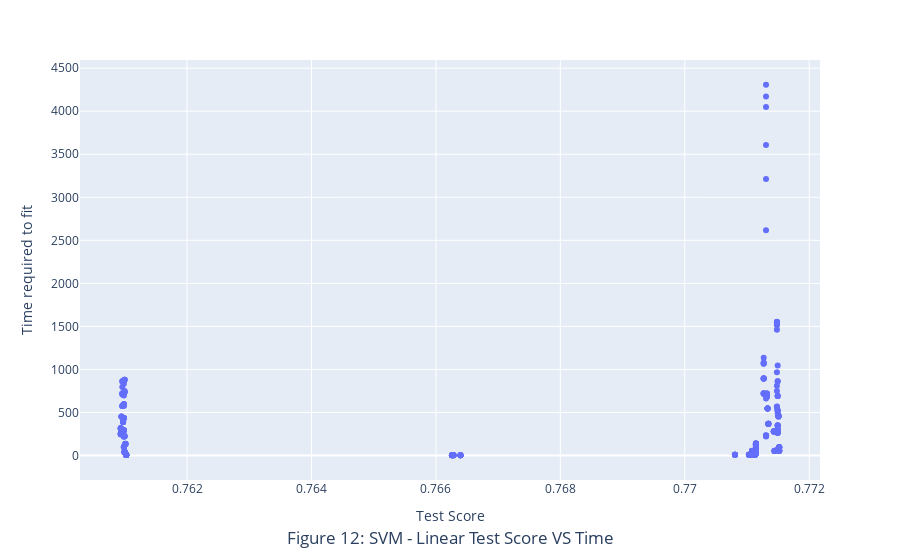

The cell this chart's notebook holds for it:
### Markdown cell above
*Above graphs shows, the score stayed constant over both the types of losses. The number of iterations did not matter. Square-hinge loss consistently have slightly better accuracy over hinge loss*

### Code cell
import plotly.express as px

fig = px.scatter(svc_gridsearch.loc[svc_gridsearch.mean_test_score > 0,:], x="mean_test_score", y="mean_fit_time")

fig.update_layout(xaxis_title="Test Score",
    yaxis_title="Time required to fit",
    title={'text': "Figure 12: SVM - Linear Test Score VS Time",'y':0.05,'x':0.5,'xanchor': 'center','yanchor': 'top'})

fig.show()

### Figure 1 — Plotly figure (JSON) as saved in the notebook; plotly's stock layout.template omitted (floating-point values rounded to 4 significant figures; data arrays with more than 128 entries replaced by an {"elided": "..."} marker saying what was removed)
{"data": [{"hovertemplate": "mean_test_score=%{x}<br>mean_fit_time=%{y}<extra></extra>", "legendgroup": "", "marker": {"color": "#636efa", "symbol": "circle"}, "mode": "markers", "name": "", "orientation": "v", "showlegend": false, "type": "scatter", "x": {"elided": "324 float values"}, "xaxis": "x", "y": {"elided": "324 float values"}, "yaxis": "y"}], "layout": {"autosize": true, "legend": {"tracegroupgap": 0}, "margin": {"t": 60}, "title": {"text": "Figure 12: SVM - Linear Test Score VS Time", "x": 0.5, "xanchor": "center", "y": 0.05, "yanchor": "top"}, "xaxis": {"anchor": "y", "autorange": true, "domain": [0, 1], "range": [0.7603, 0.7721], "title": {"text": "Test Score"}, "type": "linear"}, "yaxis": {"anchor": "x", "autorange": true, "domain": [0, 1], "range": [-302.0, 4613.0], "title": {"text": "Time required to fit"}, "type": "linear"}}}
